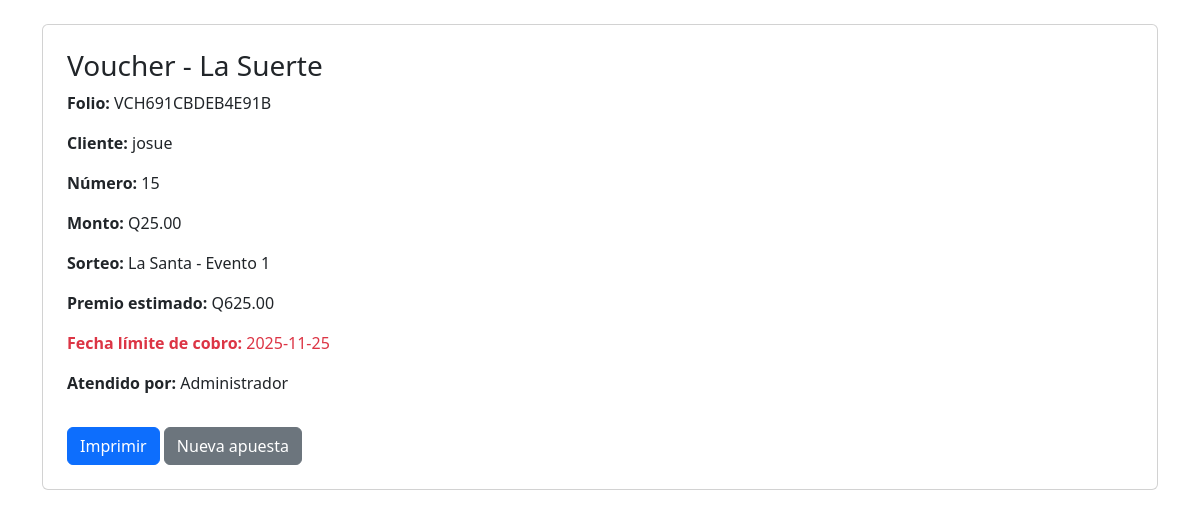
Screenshot of /voucher.php?code=VCH691CBDEB4E91B with the database file from the repository.
### tables this page shows
CREATE TABLE apuestas (
        id INTEGER PRIMARY KEY AUTOINCREMENT,
        cliente_id INTEGER,
        numero TEXT,
        monto REAL,
        sorteo TEXT,
        evento_dia INTEGER,
        premio_estimado REAL,
        es_cumple INTEGER DEFAULT 0,
        fecha_registro TEXT DEFAULT (datetime('now')),
        fecha_limite TEXT,
        atendido_por TEXT,
        voucher_code TEXT,
        pagado INTEGER DEFAULT 0,
        fecha_pago TEXT,
        FOREIGN KEY(cliente_id) REFERENCES clientes(id)
      );

CREATE TABLE clientes (
        id INTEGER PRIMARY KEY AUTOINCREMENT,
        nombre TEXT,
        telefono TEXT,
        birth_date TEXT,
        fecha_registro TEXT DEFAULT (datetime('now'))
      );

### public/voucher.php (the view, shortened to what this page needs)
<?php
$db = getDB();
$code = $_GET['code'] ?? '';
$stmt = $db->prepare("SELECT a.*, c.nombre FROM apuestas a LEFT JOIN clientes c ON c.id=a.cliente_id WHERE a.voucher_code = ? LIMIT 1");
$stmt->execute([$code]);
$r = $stmt->fetch(PDO::FETCH_ASSOC);
?>
<!doctype html><html><head><meta charset="utf-8"><title>Voucher</title>
<link href="https://cdn.jsdelivr.net/npm/bootstrap@5.3.0/dist/css/bootstrap.min.css" rel="stylesheet">
</head><body>
<div class="container mt-4">
  <div class="card p-4">
    <h3>Voucher - La Suerte</h3>
    <p><strong>Folio:</strong> <?=$r['voucher_code']?></p>
    <p><strong>Cliente:</strong> <?=htmlspecialchars($r['nombre'])?></p>
    <p><strong>Número:</strong> <?=htmlspecialchars($r['numero'])?></p>
    <p><strong>Monto:</strong> Q<?=number_format($r['monto'],2)?></p>
    <p><strong>Sorteo:</strong> <?=htmlspecialchars($r['sorteo'])?> - Evento <?=$r['evento_dia']?></p>
    <p><strong>Premio estimado:</strong> Q<?=number_format($r['premio_estimado'],2)?> <?= $r['es_cumple'] ? '<span class="badge bg-success">+10% Cumpleaños</span>' : '' ?></p>
    <p class="text-danger"><strong>Fecha límite de cobro:</strong> <?=htmlspecialchars($r['fecha_limite'])?></p>
    <p><strong>Atendido por:</strong> <?=htmlspecialchars($r['atendido_por'])?></p>
    <div class="mt-3">
      <button class="btn btn-primary" onclick="window.print()">Imprimir</button>
      <a class="btn btn-secondary" href="index.php">Nueva apuesta</a>
    </div>
  </div>
</div>
</body></html>

### rows the page displays
apuestas: voucher_code "VCH691CBDEB4E91B", cliente.nombre "josue", numero "15", monto "25.00", sorteo "La Santa", evento_dia "1", premio_estimado "625.00", fecha_limite "2025-11-25", atendido_por "Administrador"
